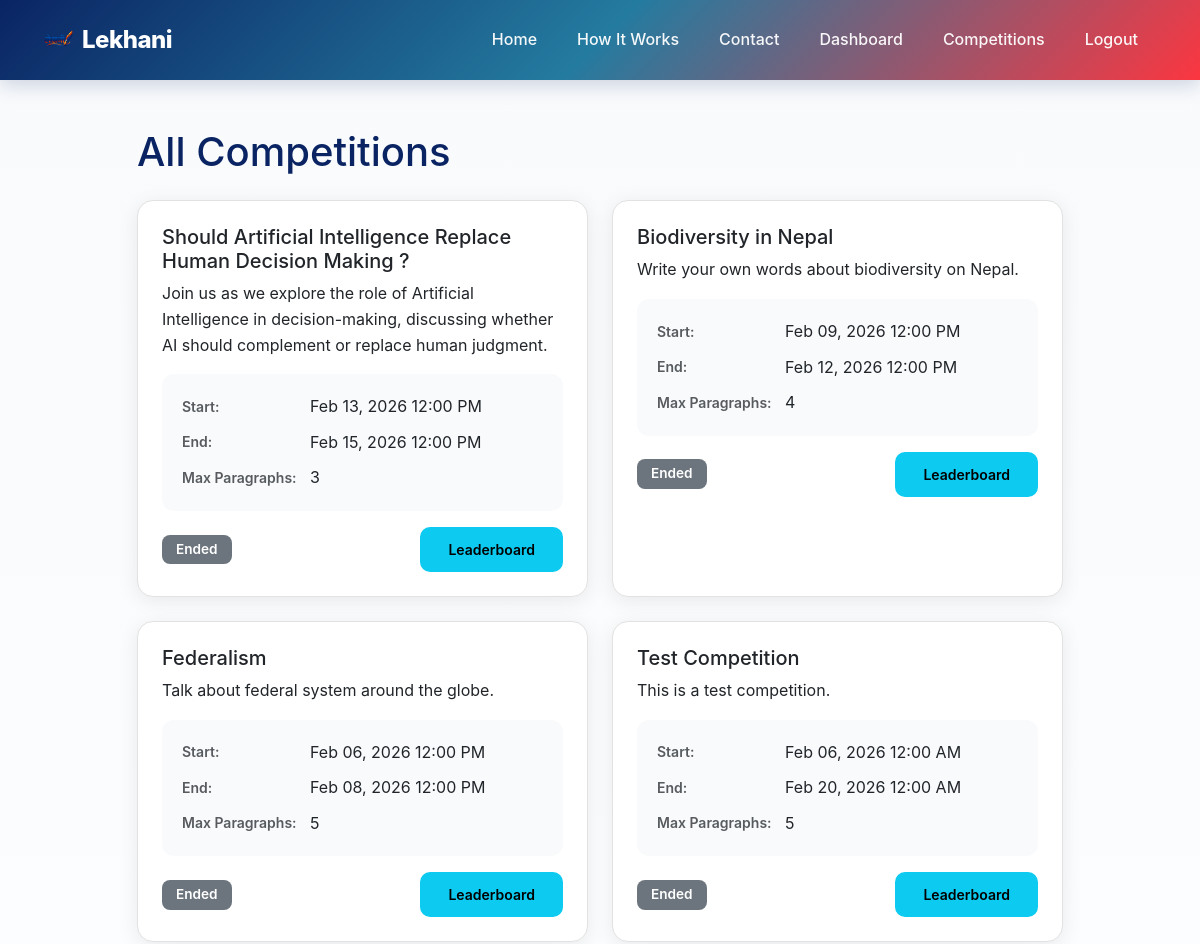
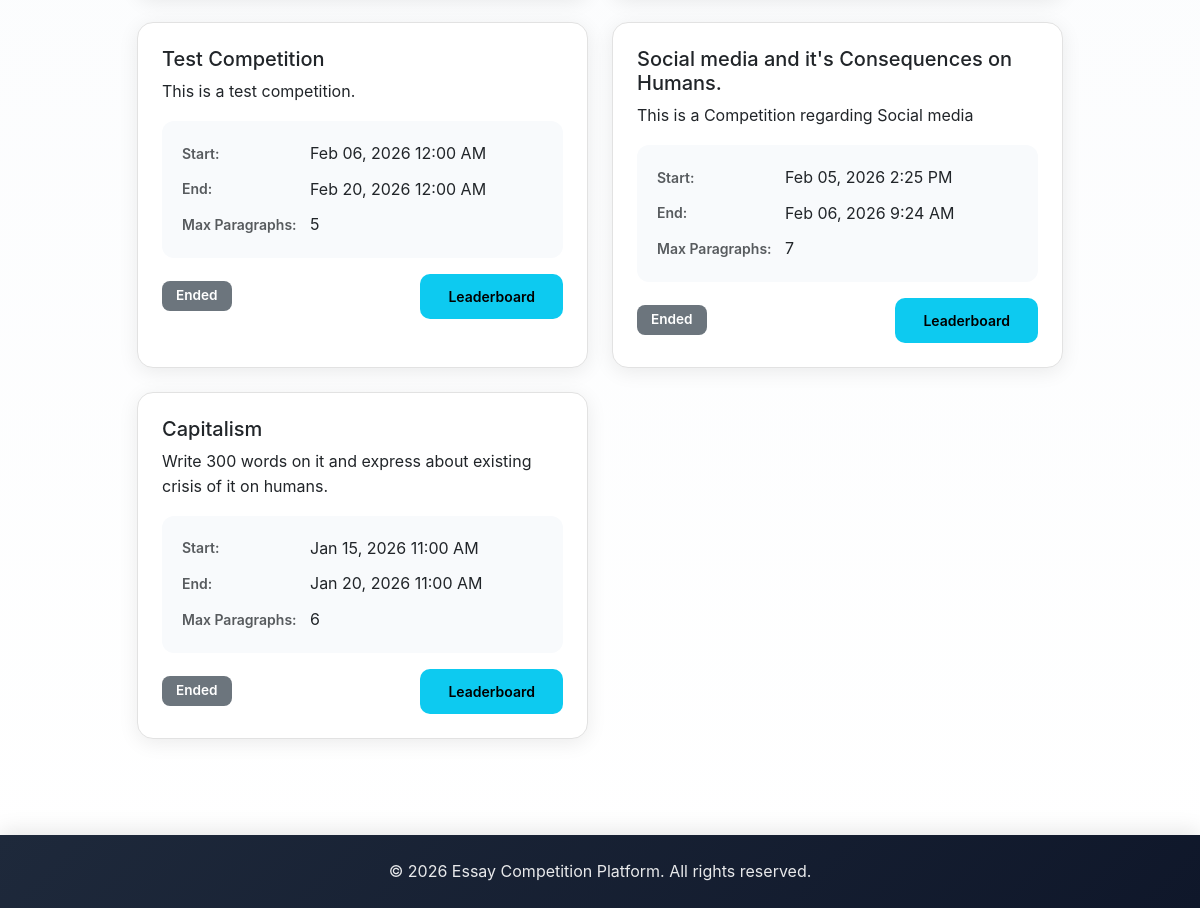
/competitions/ (signed in), run on the app's committed database (2 pictures, top to bottom).
### competition/models.py (models this page shows, shortened)
class Competition(models.Model):
    title = models.CharField(max_length=200)
    description = models.TextField()
    start_date = models.DateTimeField()
    end_date = models.DateTimeField()
    max_paragraphs = models.PositiveIntegerField()
    created_at = models.DateTimeField(auto_now_add=True)
    updated_at = models.DateTimeField(auto_now=True)
    def is_active(self):
        now = timezone.now()
        return self.start_date <= now <= self.end_date
    def has_started(self):
        return timezone.now() >= self.start_date
    def has_ended(self):
        return timezone.now() > self.end_date
    class Meta:
        ordering = ['-start_date']
        verbose_name = 'Competition'
        verbose_name_plural = 'Competitions'

### competition/views.py (the view)
# urls.py: path('competitions/', views.competition_list, name='competition_list'),
@login_required
@verified_user_required
def competition_list(request):
    competitions = Competition.objects.all()
    user_essays = {essay.competition_id: essay for essay in Essay.objects.filter(user=request.user)}
    context = {
        'competitions': competitions,
        'user_essays': user_essays,
    }
    return render(request, 'competition_list.html', context)

### competition/templates/competition_list.html (shortened to what this page needs)
{% extends 'base.html' %}
{% block content %}
<div class="container my-5">
    <div class="row">
        <div class="col-lg-10 mx-auto">
            <h1 class="mb-4">All Competitions</h1>
            {% if competitions %}
            <div class="row g-4">
                {% for competition in competitions %}
                <div class="col-md-6">
                    <div class="card competition-card h-100">
                        <div class="card-body">
                            <h5 class="card-title">{{ competition.title }}</h5>
                            <p class="card-text">
                                {{ competition.description|truncatewords:30 }}
                            </p>
                            <div class="competition-meta mb-3">
                                <div class="meta-item">
                                    <small class="text-muted">Start:</small>
                                    <span>{{ competition.start_date|date:"M d, Y g:i A" }}</span>
                                </div>
                                <div class="meta-item">
                                    <small class="text-muted">End:</small>
                                    <span>{{ competition.end_date|date:"M d, Y g:i A" }}</span>
                                </div>
                                <div class="meta-item">
                                    <small class="text-muted">Max Paragraphs:</small>
                                    <span>{{ competition.max_paragraphs }}</span>
                                </div>
                            </div>
                            <div class="d-flex justify-content-between align-items-center">
                                <div>
                                    {% if competition.is_active %}
                                    <span class="badge bg-success">Active</span>
                                    {% elif not competition.has_started %}
                                    <span class="badge bg-warning">Upcoming</span>
                                    {% else %}
                                    <span class="badge bg-secondary">Ended</span>
                                    {% endif %}
                                </div>
                                <div>
                                    {% if competition.has_ended %}
                                    <a href="{% url 'leaderboard' competition.id %}" class="btn btn-info btn-sm ms-1">
                                        Leaderboard
                                    </a>
                                    {% endif %}
                                </div>
                            </div>
                        </div>
                    </div>
                </div>
                {% endfor %}
            </div>
            {% else %}
            <div class="alert alert-info">
                No competitions available at the moment. Check back later!
            </div>
            {% endif %}
        </div>
    </div>
</div>
{% endblock %}

### static/css/style.css (style rules this page uses)
:root { --primary-color: #247BA0; --primary-dark: #1a5f7d; --secondary-color: #FB3640; --accent-color: #0A2463; --success-color: #10b981; --danger-color: #FB3640; --warning-color: #f59e0b; --info-color: #247BA0; --light-bg: #f8fafc; --dark-text: #0A2463; --gray-text: #605F5E; --border-color: #E2E2E2; }
* { margin: 0; padding: 0; box-sizing: border-box; }
body { font-family: 'Inter', -apple-system, BlinkMacSystemFont, 'Segoe UI', Roboto, sans-serif; min-height: 100vh; display: flex; flex-direction: column; background: linear-gradient(to bottom, #f8fafc 0%, #ffffff 100%); color: var(--dark-text); line-height: 1.6; }
.competition-card { border: none; border-radius: 16px; box-shadow: 0 4px 20px rgba(0, 0, 0, 0.08); transition: all 0.4s cubic-bezier(0.4, 0, 0.2, 1); overflow: hidden; border: 1px solid var(--border-color); }
.competition-meta { background: var(--light-bg); padding: 20px; border-radius: 12px; margin: 15px 0; }
.meta-item { margin-bottom: 10px; display: flex; align-items: center; gap: 8px; }
.meta-item:last-child { margin-bottom: 0; }
.meta-item small { display: inline-block; min-width: 120px; font-weight: 600; color: var(--gray-text); }
.card { border: 1px solid var(--border-color); border-radius: 16px; box-shadow: 0 4px 20px rgba(0, 0, 0, 0.08); transition: all 0.3s ease; }
.card-body { padding: 1.5rem; }
.btn { border-radius: 10px; padding: 12px 28px; font-weight: 600; transition: all 0.3s cubic-bezier(0.4, 0, 0.2, 1); border: none; position: relative; overflow: hidden; }
.btn::before { content: ''; position: absolute; top: 50%; left: 50%; width: 0; height: 0; border-radius: 50%; background: rgba(255, 255, 255, 0.2); transform: translate(-50%, -50%); transition: width 0.6s, height 0.6s; }
.badge { padding: 8px 14px; font-weight: 600; border-radius: 8px; font-size: 0.85rem; }

### competition/templates/base.html (style rules this page uses)
html { scroll-behavior: smooth; }

### data on the page
Competition: title "Should Artificial Intelligence Replace Human Decision Making ?", description "Join us as we explore the role of Artificial Intelligence in decision-making, discussing whether AI should complement or replace human judgment.", start_date "Feb 13, 2026 12:00 PM", end_date "Feb 15, 2026 12:00 PM", max_paragraphs "3", shows "Ended", shows "Leaderboard"
Competition: title "Biodiversity in Nepal", description "Write your own words about biodiversity on Nepal.", start_date "Feb 09, 2026 12:00 PM", end_date "Feb 12, 2026 12:00 PM", max_paragraphs "4", shows "Ended", shows "Leaderboard"
Competition: title "Federalism", description "Talk about federal system around the globe.", start_date "Feb 06, 2026 12:00 PM", end_date "Feb 08, 2026 12:00 PM", max_paragraphs "5", shows "Ended", shows "Leaderboard"
Competition: title "Test Competition", description "This is a test competition.", start_date "Feb 06, 2026 12:00 AM", end_date "Feb 20, 2026 12:00 AM", max_paragraphs "5", shows "Ended", shows "Leaderboard"
Competition: title "Test Competition", description "This is a test competition.", start_date "Feb 06, 2026 12:00 AM", end_date "Feb 20, 2026 12:00 AM", max_paragraphs "5", shows "Ended", shows "Leaderboard"
Competition: title "Social media and it's Consequences on Humans.", description "This is a Competition regarding Social media", start_date "Feb 05, 2026 2:25 PM", end_date "Feb 06, 2026 9:24 AM", max_paragraphs "7", shows "Ended", shows "Leaderboard"
Competition: title "Capitalism", description "Write 300 words on it and express about existing crisis of it on humans.", start_date "Jan 15, 2026 11:00 AM", end_date "Jan 20, 2026 11:00 AM", max_paragraphs "6", shows "Ended", shows "Leaderboard"
